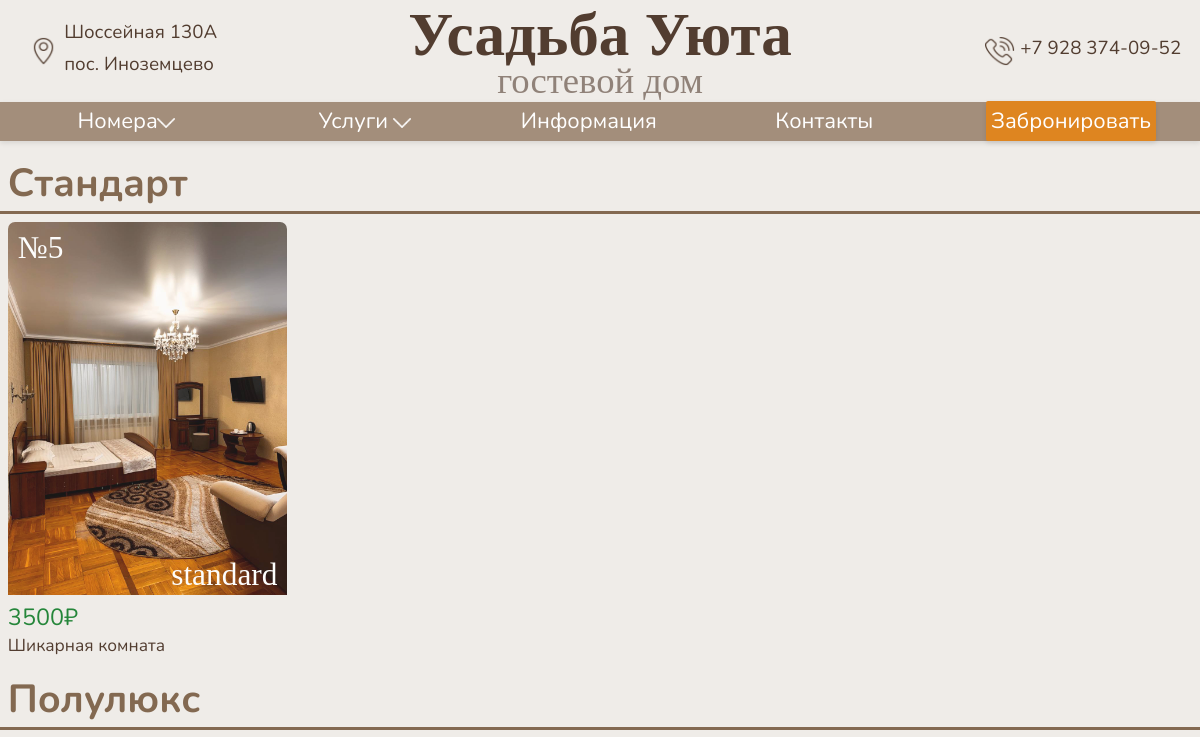
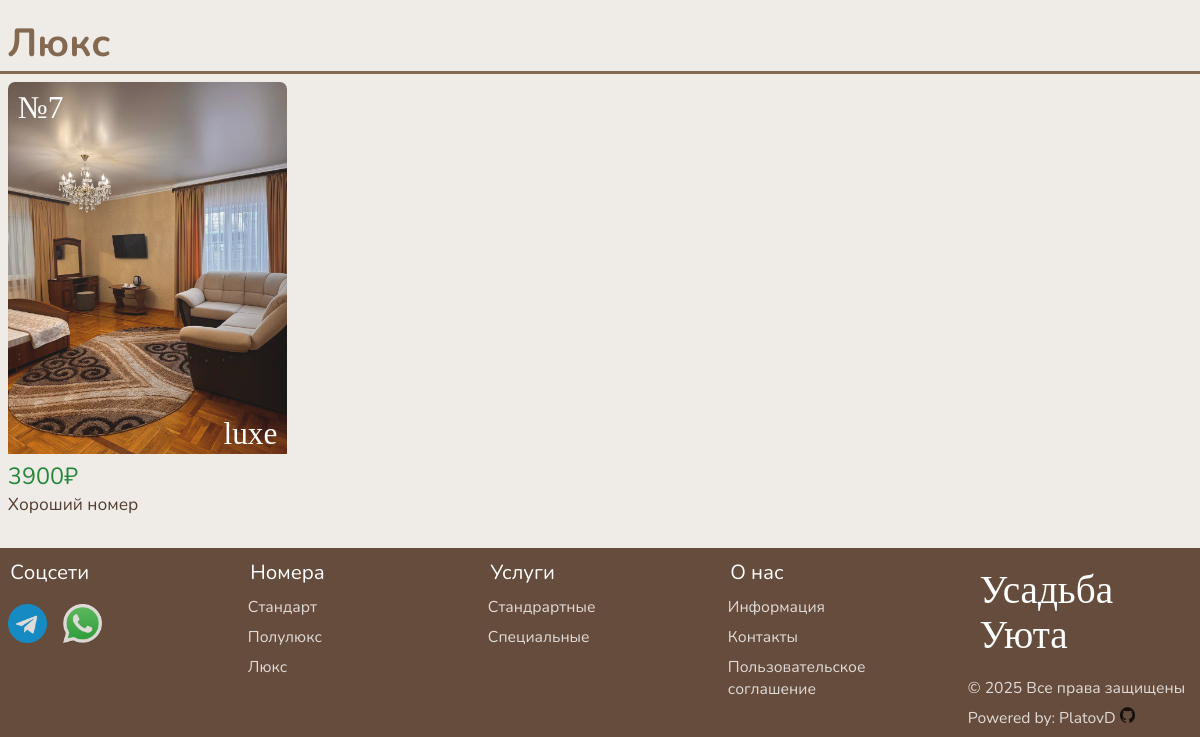
The app's page /rooms/standard/, older data (2 pictures, top to bottom).
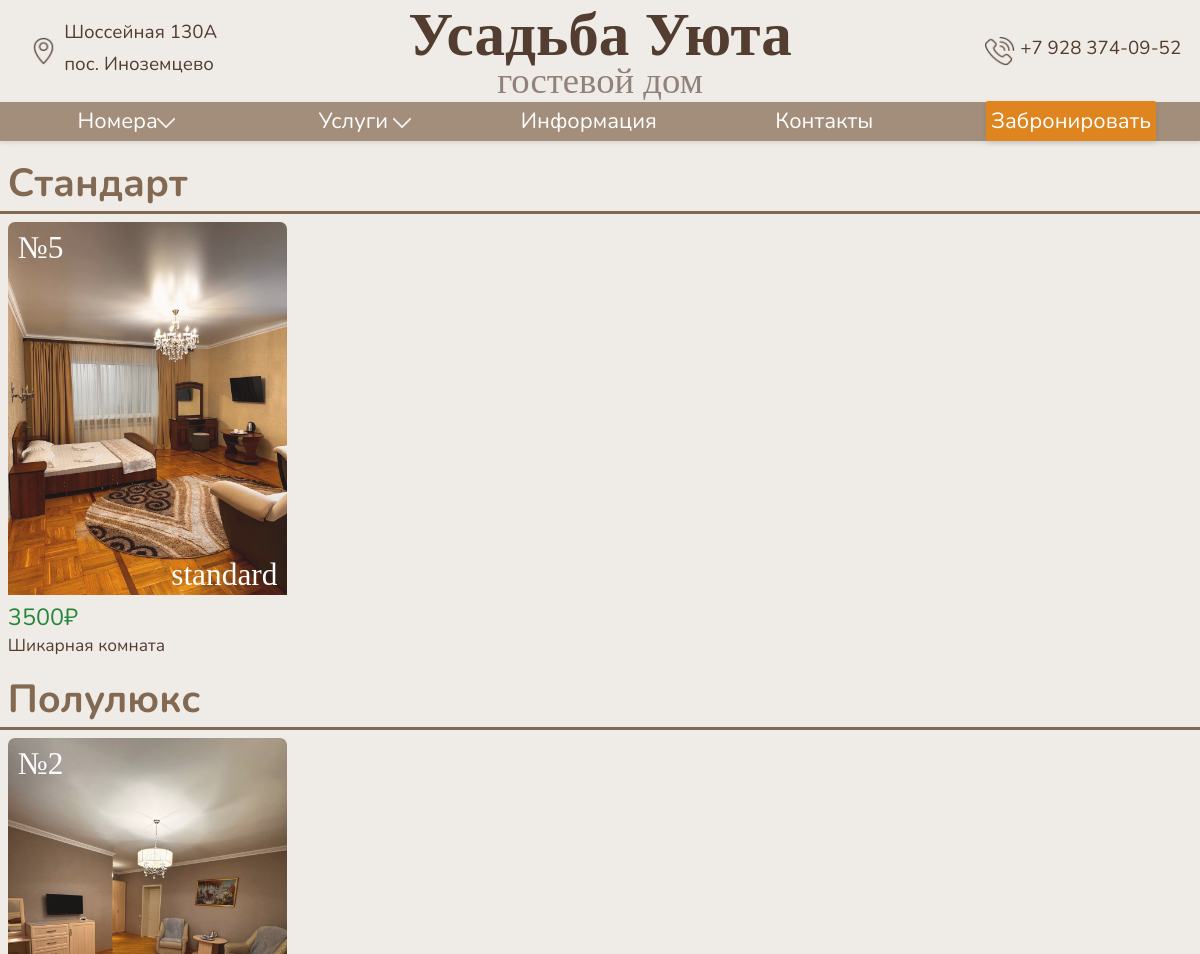
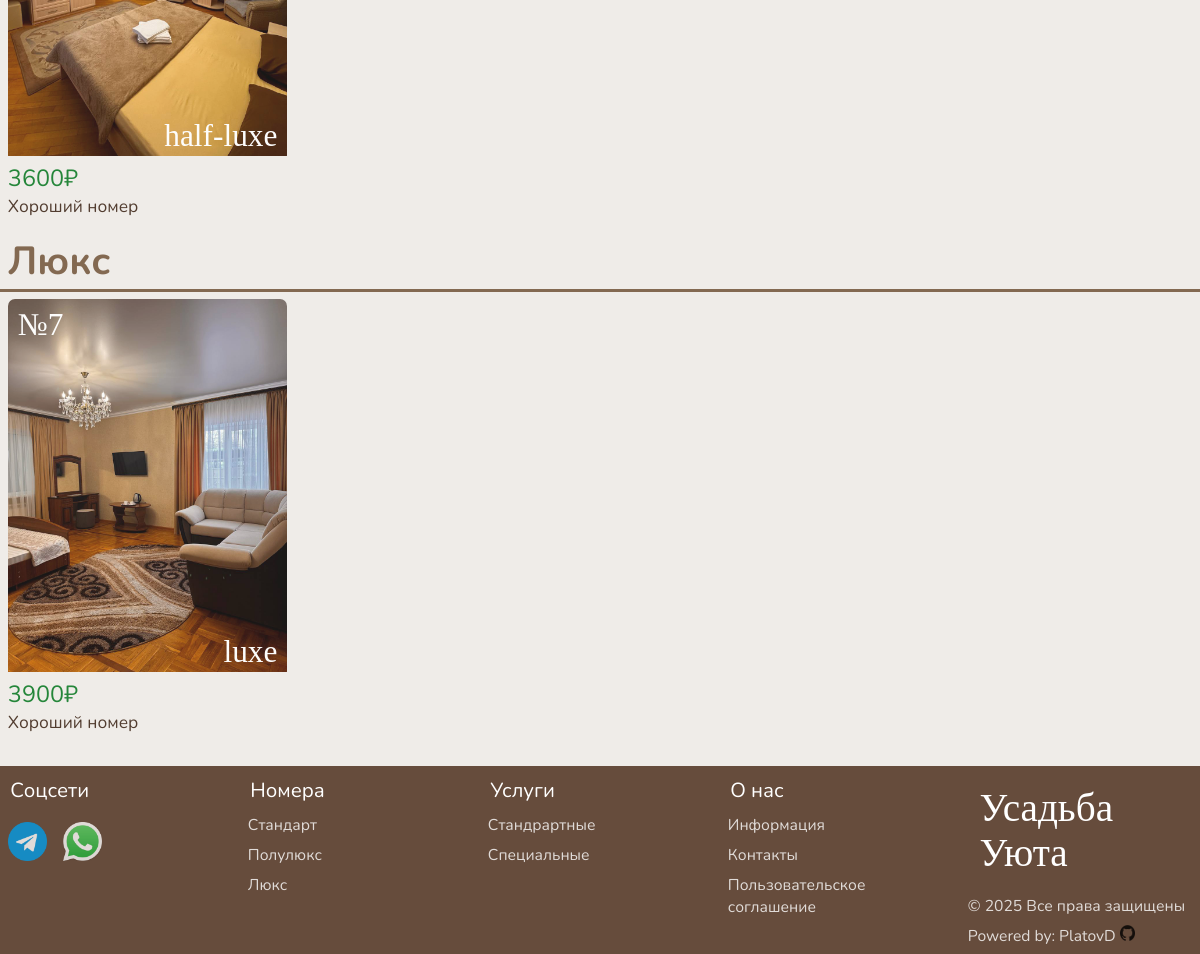
The same page, newer data (2 pictures, top to bottom).
### main/models.py (models this page shows, shortened)
class Room(models.Model):
    id = models.IntegerField(primary_key=True, verbose_name="Номер комнаты")
    name = models.CharField(max_length=100, verbose_name="Заголовок")
    description = models.TextField(verbose_name="Описание")
    price = models.IntegerField(verbose_name="Цена")
    category = models.ForeignKey(RoomCategory, on_delete=models.DO_NOTHING, related_name="rooms",
                                 verbose_name="Категория")
    preview = models.ImageField("Превью", upload_to="room_previews/")
    objects = models.Manager()
    class Meta:
        verbose_name = "Номер"
        verbose_name_plural = "Номера"

class RoomCategory(models.Model):
    name = models.CharField(max_length=100, verbose_name="Название")
    class Meta:
        verbose_name = "Категория"
        verbose_name_plural = "Категории"
    def __str__(self):
        return self.name

### main/views.py (the view)
# urls.py: path('rooms/<room_type:room_type>/', RoomsView.as_view(), name='rooms'),
class RoomsView(TemplateView):
    template_name = 'main/rooms.html'
    def get_context_data(self, **kwargs):
        super().get_context_data(**kwargs)
        rooms = {
            'standard': [],
            'half_luxe': [],
            'luxe': [],
        }
        for room in Room.objects.all():
            if room.category.name == 'standard':
                rooms['standard'] += [room]
            elif room.category.name == 'half-luxe':
                rooms['half_luxe'] += [room]
            else:
                rooms['luxe'] += [room]
        kwargs.update(rooms)
        return kwargs

### main/converters.py (called while the page is built)
    def to_python(self, value):
        return value

    def to_url(self, value):
        return value

    def to_url(self, value):
        return value

### main/templates/main/rooms.html (shortened to what this page needs)
{% extends 'base.html' %}
{% load static %}
{% block style %}
<link rel="stylesheet" href="https://cdn.jsdelivr.net/npm/swiper@11/swiper-bundle.min.css" />
<link rel="stylesheet" href="{% static 'main/css/home.css' %}">
{% endblock %}
{% block content %}
<div class="content-wrapper">
    <h2 id="rooms-standard">Стандарт</h2>
    <div class="animated-line"></div>
    {% include './components/rooms-list.html' with rooms=standard %}
</div>
<div class="content-wrapper">
    <h2 id="rooms-half-luxe">Полулюкс</h2>
    <div class="animated-line"></div>
    {% include './components/rooms-list.html' with rooms=half_luxe %}
</div>
<div class="content-wrapper">
    <h2 id="rooms-luxe">Люкс</h2>
    <div class="animated-line"></div>
    {% include './components/rooms-list.html' with rooms=luxe %}
</div>
{% endblock %}

### main/templates/main/components/room-container.html
<div class="room-wrapper">
    <a href="{% url 'main:rooms_detail' room.category room.id %}">
        <div class="room-image">
            <div class="room-on-img-price">№{{room.id}}</div>
            <img src="{{ room.preview.url }}" alt="{{ room.name }}">
            <div class="room-on-img">{{room.category}}</div>
        </div>
        <div class="room-descr">
            <p class="room-descr-price">{{room.price}}₽</p>
            <p>{{room.description|truncatewords:8|safe }}</p>
        </div>
    </a>
</div>

Row changes from the older to the newer data that the page shows:
added Room: id "2", preview (picture), category "half-luxe", price "3600", description "Хороший номер"
